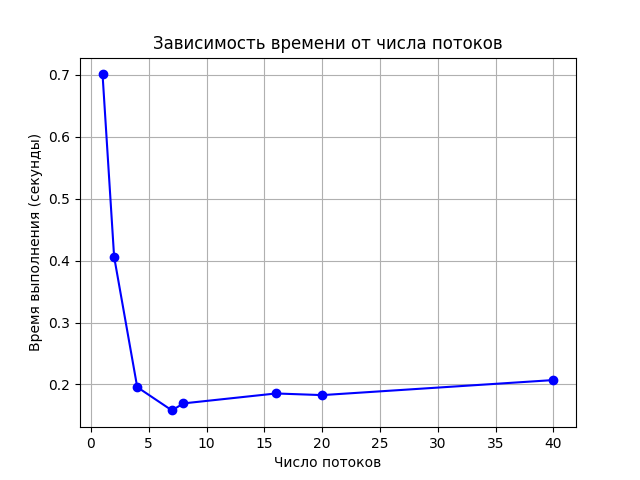

Write the Python code that produced this figure.
import matplotlib.pyplot as plt

# Данные
threads = [1, 2, 4, 7, 8, 16, 20, 40]  # число потоков
times = [0.700941, 0.406391, 0.195698, 0.158127, 0.169453, 0.185482, 0.182828, 0.207136]  # время выполнения

# Построение графика
plt.plot(threads, times, 'bo-')  # b - синий, o - точки, - - линия
plt.xlabel('Число потоков')
plt.ylabel('Время выполнения (секунды)')
plt.title('Зависимость времени от числа потоков')
plt.grid(True)
plt.savefig('graph.png')
